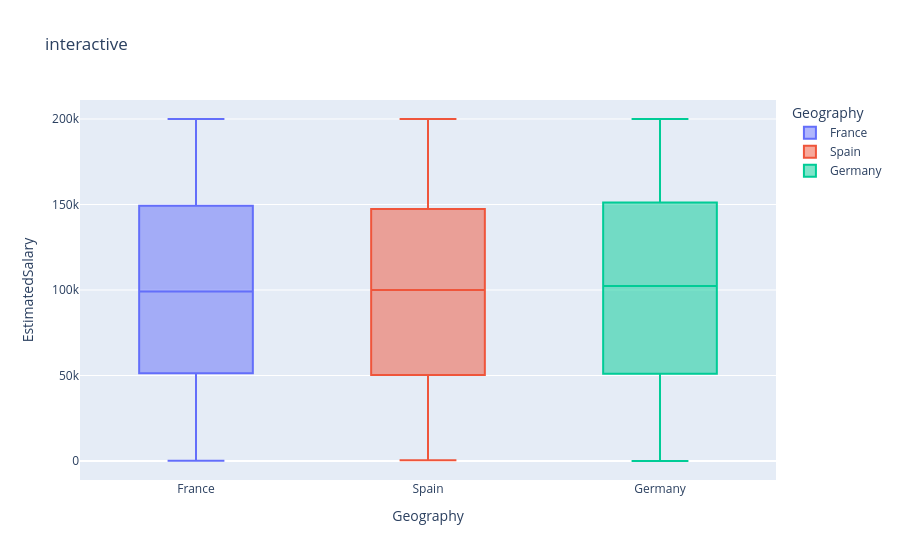

Write notebook code for a chart like this one.
### Code cell
import plotly.express as px 
fig = px.box(df,x='Geography',y='EstimatedSalary',color='Geography',title='interactive')
fig.show()

### Figure 1 — Plotly figure (JSON) as saved in the notebook; plotly's stock layout.template omitted (floating-point values rounded to 4 significant figures; data arrays with more than 128 entries replaced by an {"elided": "..."} marker saying what was removed)
{"data": [{"alignmentgroup": "True", "hovertemplate": "Geography=%{x}<br>EstimatedSalary=%{y}<extra></extra>", "legendgroup": "France", "marker": {"color": "#636efa"}, "name": "France", "notched": false, "offsetgroup": "France", "orientation": "v", "showlegend": true, "type": "box", "x": {"elided": "5014 str values"}, "x0": " ", "xaxis": "x", "y": {"elided": "5014 float values"}, "y0": " ", "yaxis": "y"}, {"alignmentgroup": "True", "hovertemplate": "Geography=%{x}<br>EstimatedSalary=%{y}<extra></extra>", "legendgroup": "Spain", "marker": {"color": "#EF553B"}, "name": "Spain", "notched": false, "offsetgroup": "Spain", "orientation": "v", "showlegend": true, "type": "box", "x": {"elided": "2477 str values"}, "x0": " ", "xaxis": "x", "y": {"elided": "2477 float values"}, "y0": " ", "yaxis": "y"}, {"alignmentgroup": "True", "hovertemplate": "Geography=%{x}<br>EstimatedSalary=%{y}<extra></extra>", "legendgroup": "Germany", "marker": {"color": "#00cc96"}, "name": "Germany", "notched": false, "offsetgroup": "Germany", "orientation": "v", "showlegend": true, "type": "box", "x": {"elided": "2509 str values"}, "x0": " ", "xaxis": "x", "y": {"elided": "2509 float values"}, "y0": " ", "yaxis": "y"}], "layout": {"boxmode": "overlay", "legend": {"title": {"text": "Geography"}, "tracegroupgap": 0}, "title": {"text": "interactive"}, "xaxis": {"anchor": "y", "categoryarray": ["France", "Spain", "Germany"], "categoryorder": "array", "domain": [0, 1], "title": {"text": "Geography"}}, "yaxis": {"anchor": "x", "domain": [0, 1], "title": {"text": "EstimatedSalary"}}}}
